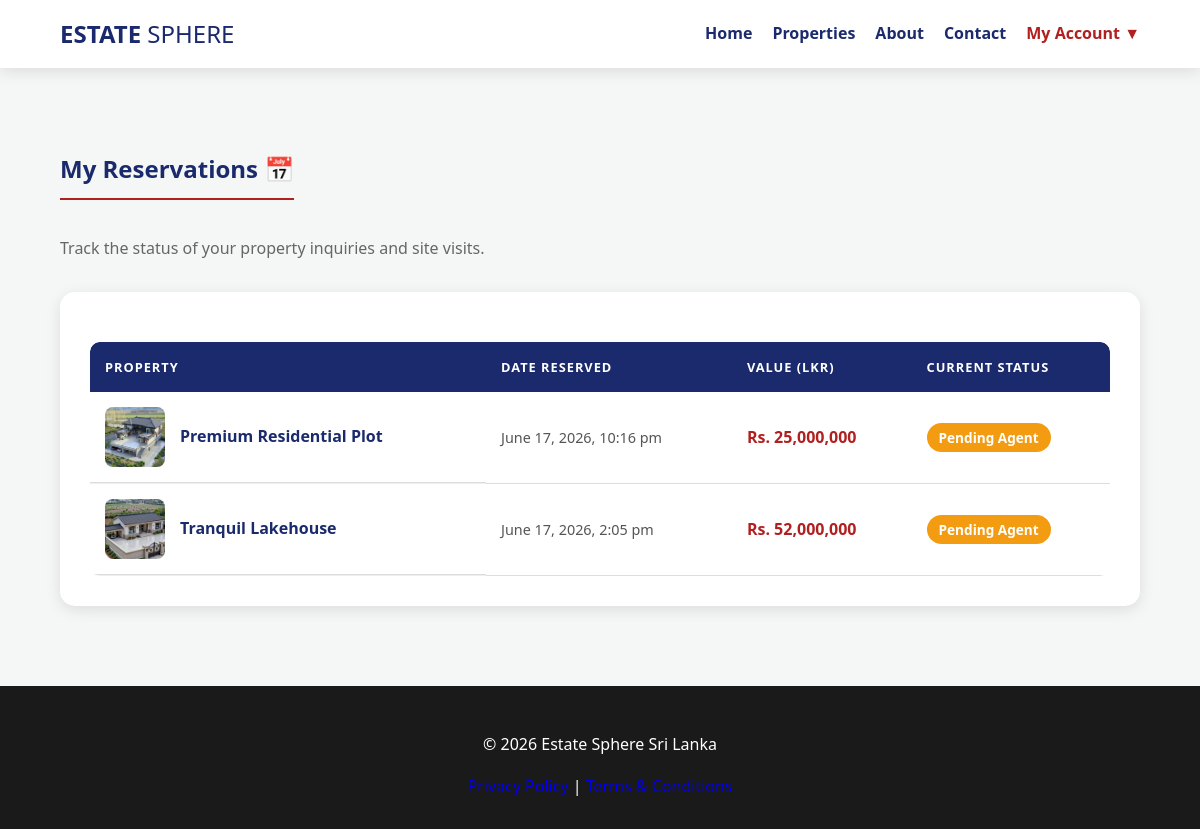
Page /my-reservations.php (signed in) on the committed database.
### tables this page shows
CREATE TABLE `reservations` (
  `res_id` int(11) NOT NULL,
  `user_id` int(11) NOT NULL,
  `prop_id` int(11) NOT NULL,
  `res_date` datetime DEFAULT current_timestamp(),
  `status` varchar(50) DEFAULT 'Pending Agent'
);

CREATE TABLE `properties` (
  `prop_id` int(11) NOT NULL,
  `title` varchar(255) NOT NULL,
  `location` varchar(100) DEFAULT NULL,
  `description` text DEFAULT NULL,
  `image_path` varchar(255) DEFAULT NULL,
  `is_verified` tinyint(1) DEFAULT 1,
  `price` decimal(15,2) NOT NULL,
  `bedrooms` int(11) NOT NULL,
  `bathrooms` int(11) NOT NULL,
  `area_sqft` int(11) NOT NULL,
  `image_name` varchar(255) DEFAULT NULL,
  `map_link` text DEFAULT NULL,
  `category` enum('Residential','Commercial','Industrial','Land') DEFAULT 'Residential',
  `status` enum('available','sold') DEFAULT 'available',
  `created_at` timestamp NOT NULL DEFAULT current_timestamp(),
  `verification_doc` varchar(255) DEFAULT ''
);

### my-reservations.php (the view, shortened to what this page needs)
<?php
include('header.php');
$user_id = $_SESSION['user_id'];
?>
<div class="container" style="margin-top: 50px; margin-bottom: 80px; min-height: 50vh;">
    <h2 style="color: var(--navy); border-bottom: 2px solid var(--crimson); padding-bottom: 10px; display: inline-block;">My Reservations 📅</h2>
    <p style="color: #666; margin-bottom: 30px;">Track the status of your property inquiries and site visits.</p>
    <div style="background: white; padding: 30px; border-radius: 15px; box-shadow: var(--shadow);">
        <?php
        $query = "SELECT r.res_date, r.status, p.title, p.price, p.image_path, p.prop_id
                  FROM reservations r
                  JOIN properties p ON r.prop_id = p.prop_id
                  WHERE r.user_id = '$user_id'
                  ORDER BY r.res_date DESC";
        $result = mysqli_query($conn, $query);
        if(mysqli_num_rows($result) > 0) {
            echo '<table style="width: 100%; border-collapse: collapse; text-align: left;">';
            echo '<tr style="background: var(--navy); color: white;">
                    <th style="padding: 15px; border-top-left-radius: 10px;">Property</th>
                    <th style="padding: 15px;">Date Reserved</th>
                    <th style="padding: 15px;">Value (LKR)</th>
                    <th style="padding: 15px; border-top-right-radius: 10px;">Current Status</th>
                  </tr>';
            while($row = mysqli_fetch_assoc($result)) {
                $date = date('F j, Y, g:i a', strtotime($row['res_date']));
                $status_color = "#f39c12";
                echo '<tr style="border-bottom: 1px solid #eee;">';
                echo '<td style="padding: 15px; display: flex; align-items: center; gap: 15px;">
                        <img src="'.htmlspecialchars($row['image_path']).'" style="width: 60px; height: 60px; border-radius: 8px; object-fit: cover;">
                        <a href="property-details.php?id='.$row['prop_id'].'" style="color: var(--navy); font-weight: bold; text-decoration: none;">'.htmlspecialchars($row['title']).'</a>
                      </td>';
                echo '<td style="padding: 15px; color: #555; font-size: 0.9rem;">'.$date.'</td>';
                echo '<td style="padding: 15px; font-weight: bold; color: var(--crimson);">Rs. '.number_format($row['price']).'</td>';
                echo '<td style="padding: 15px;">
                        <span style="background: '.$status_color.'; color: white; padding: 5px 12px; border-radius: 50px; font-size: 0.85rem; font-weight: bold;">'.$row['status'].'</span>
                      </td>';
                echo '</tr>';
            }
            echo '</table>';
        } else {
            echo '<div style="text-align: center; padding: 40px;">
                    <h3 style="color: #888;">You have no active reservations.</h3>
                    <a href="properties.php" class="btn-main" style="display: inline-block; margin-top: 15px; text-decoration: none;">Browse Properties</a>
                  </div>';
        }
        ?>
    </div>
</div>
<?php include('footer.php'); ?>

### style.css (style rules this page uses)
:root { --bg-color: #f4f7f6; --card-bg: #ffffff; --text-main: #333333; --navy: #1a2a6c; --crimson: #b21f1f; --success: #2ecc71; --light: #f4f7f6; --white: #ffffff; --shadow: 0 4px 15px rgba(0, 0, 0, 0.1); --border-color: #dddddd; }
body { font-family: 'Segoe UI', Tahoma, sans-serif; background-color: var(--bg-color); margin: 0; padding-top: 80px; color: var(--text-main); line-height: 1.6; transition: background 0.3s ease, color 0.3s ease; }
.container { width: 90%; max-width: 1200px; margin: auto; }
table { border-collapse: separate; border-spacing: 0; width: 100%; margin-top: 20px; border-radius: 10px; overflow: hidden; background: var(--card-bg); transition: background 0.3s ease; }
table th { background-color: var(--navy); color: white; padding: 15px; text-transform: uppercase; font-size: 0.8rem; letter-spacing: 1px; }
table td { padding: 15px; border-bottom: 1px solid var(--border-color); color: var(--text-main); }

### rows in the picture
reservations: prop.image_path (placeholder picture), prop.title "Premium Residential Plot", res_date "June 17, 2026, 10:16 pm", prop.price "25,000,000", status "Pending Agent"
reservations: prop.image_path (placeholder picture), prop.title "Tranquil Lakehouse", res_date "June 17, 2026, 2:05 pm", prop.price "52,000,000", status "Pending Agent"
